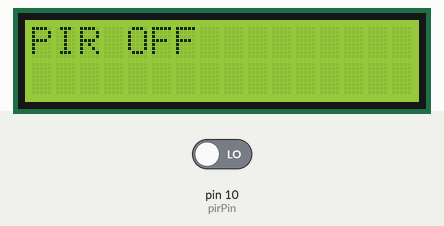
Recording of a sketch running on a simulated Arduino Uno, built with avr-gcc and run on an emulated ATmega328P. Parts: 16×2 character LCD. The inputs (shaded band) are chosen by the test bench; at power-on: pin 10 (pirPin) LOW.

Above: at 4.2 s.
4.3 s: pin 10 (pirPin) driven HIGH
At 5.8 s:
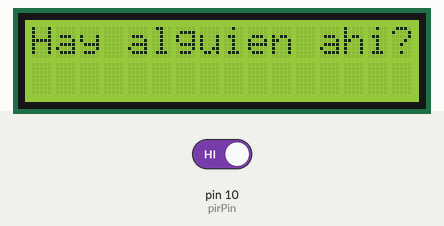
8.3 s: pin 10 (pirPin) driven LOW
At 9.4 s:
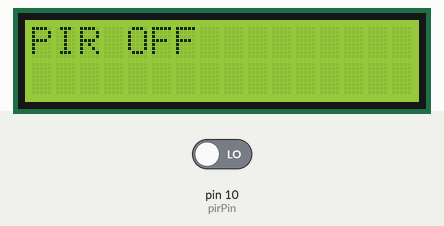
Timing chart, 0 to 11.3 s (numbered marks = the images above; inputs shaded):
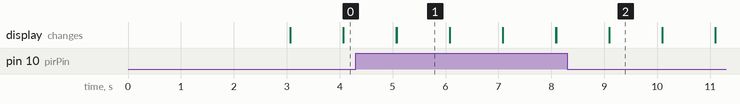

The sketch:

sensor_pir_con_pantalla_lcd1.ino
```cpp
/*
Autor: Roberto Rico Sandoval.
Fille: Programa que detecta un objeto PIR.
Date: 23/ 12/ 2022
*/

#include <LiquidCrystal.h>

#define RS 9
#define EN 8
#define D4 4
#define D5 5
#define D6 6
#define D7 7
#define pirPin 10

int statusPIR = 0;

LiquidCrystal LCD(RS,EN,D4,D5,D6,D7);

void setup(){

  pinMode(pirPin, INPUT);
  LCD.begin(16,2);
  LCD.setCursor(0,0);
  LCD.print("Pantalla LCD");
  delay(3000);
  LCD.clear();

}

void loop(){

  statusPIR = digitalRead(pirPin);

  if(statusPIR == HIGH){

    LCD.setCursor(0,0);
    LCD.print("Hay alguien ahi?");
    delay(1000);
    LCD.clear();

  }
  else{

  	LCD.setCursor(0,0);
    LCD.print("PIR OFF");
    delay(1000);
    LCD.clear();
  }
}
```

Measured:
- after the input at 4.3 s, the display: first differs from a run without the input after 0.78 s (image 1)
- after the input at 8.3 s, the display: first differs from a run without the input after 0.79 s (image 2)
- what the display in image 1 shows lasts 1.0 s, from 5.1 s to 6.1 s
